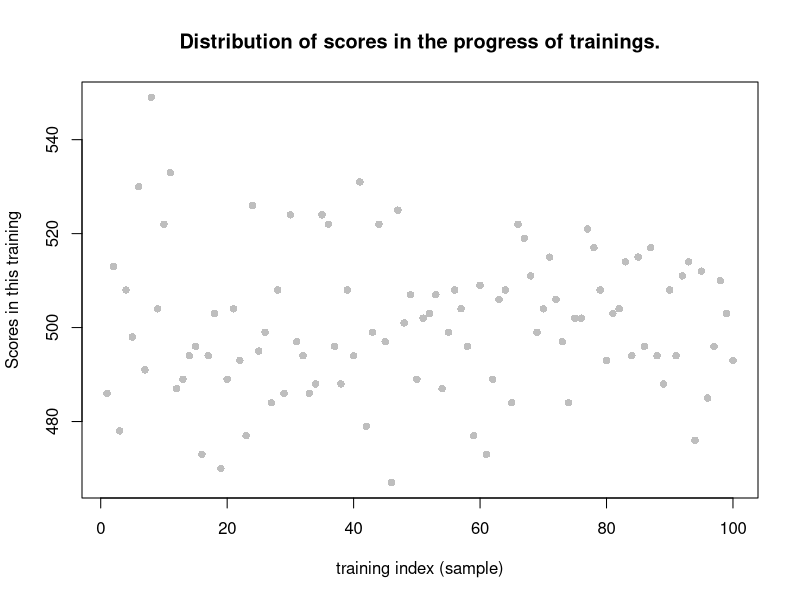
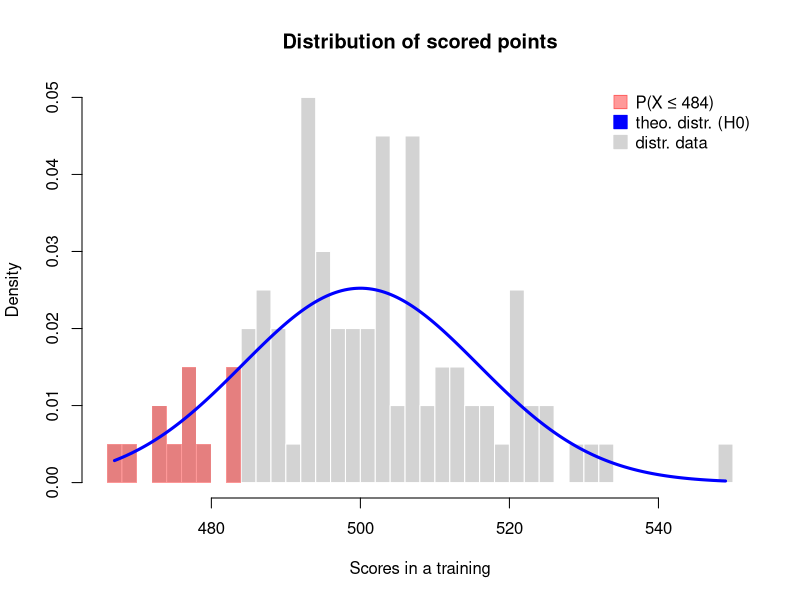
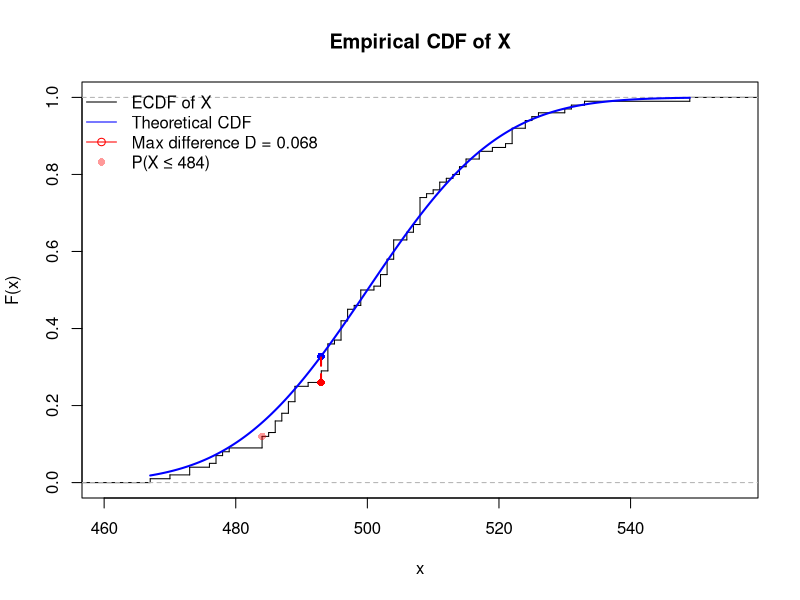
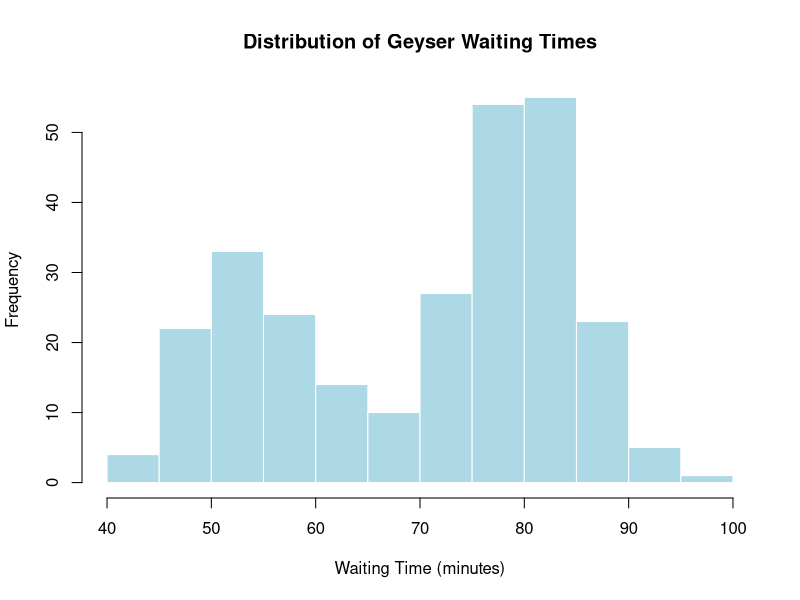
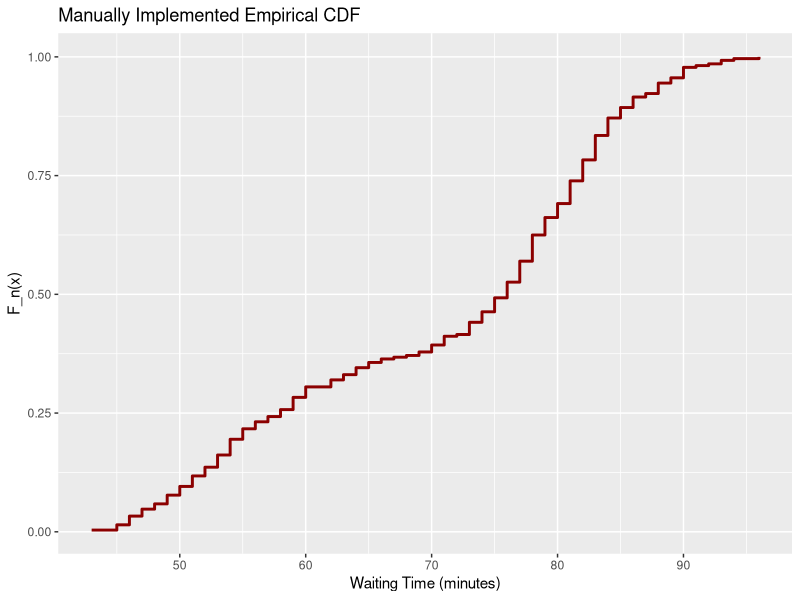
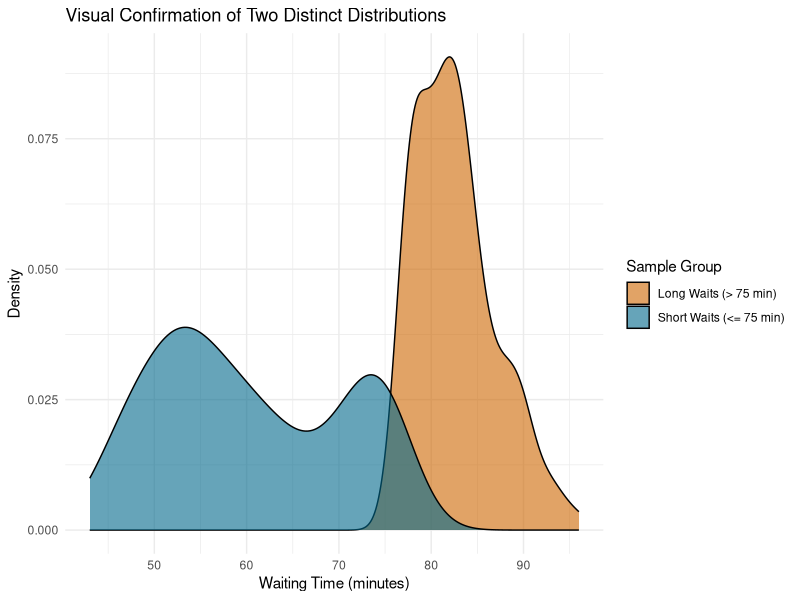

Reproduce these figures in R, in order.
## ---- chunk 1
set.seed(42)
# data
n = 1000
prob = 0.5
n_training = 100
X = rbinom(n_training, size = n, prob = prob)
## ---- chunk 2
set.seed(42)
# for visualisation: 10% quantile and closest point to 10% quantile
q10 <- quantile(X, 0.1)
closest_q10 <- X[which.min(abs(X - q10))]

# ---- Plot 1: the distribution of X ----
plot(1:length(X), X,
     xlab = "training index (sample)",
     ylab = "Scores in this training",
     main = "Distribution of scores in the progress of trainings.",
     pch = 16,
     col ="grey")
## ---- chunk 3
# ---- Plot 2: Histogram + part shaded + theoretical curve ----
h = hist(X,
         breaks = 50,
         probability = TRUE,
         main = "Distribution of scored points",
         xlab = "Scores in a training",
         col = "lightgray",
         border = "white")

# --- Shade bars up to closest 10% quantile ---
for (i in 1:(length(h$breaks) - 1)) {
  left <- h$breaks[i]
  right <- h$breaks[i+1]
  mid <- (left + right) / 2
  if (mid <= closest_q10) {
    rect(left, 0, right, h$density[i],
         col = rgb(1, 0, 0, 0.4),
         border = NA)
  }
}

# --- Theoretical distribution ---
x_vals <- seq(min(X), max(X), length.out = 200)
theo_density <- dnorm(x_vals, mean = 500, sd = sqrt(250))
lines(x_vals, theo_density, col = "blue", lwd = 3)

# --- Legend ---
legend("topright",
       legend = c(paste0("P(X ≤ ", closest_q10, ")"),
                  "theo. distr. (H0)",
                  "distr. data"),
       pch = 22,
       pt.cex = 2,
       pt.bg = c(rgb(1,0,0,0.4), "blue", "lightgray"),
       col = c(rgb(1,0,0,0.4), "blue", "lightgray"),
       bty = "n")
## ---- chunk 4
set.seed(42)
# CDF (ECDF) of the given DATA.
ecdf_X = ecdf(X) # we use the given func for the data
plot(ecdf_X,
     main = "Empirical CDF of X",
     xlab = "x",
     ylab = "F(x)",
     verticals = TRUE,
     do.points = FALSE)

# theoretical cdf in manual computation of the cdf
x_vals = seq(min(X), max(X), length.out = 200)
cdf_theo <- pnorm(x_vals, mean = 500, sd = sqrt(250))
lines(x_vals, cdf_theo, col = "blue", lwd = 2)

# Add the point seen in the previous data
y_q10 <- ecdf_X(closest_q10)
points(closest_q10, y_q10, col = rgb(1, 0, 0, 0.4), pch = 16)

# max difference computation
emp_vals <- ecdf_X(x_vals)
diffs <- abs(emp_vals - cdf_theo)
D <- max(diffs)
x_value_f <- x_vals[which.max(diffs)]
y_emp_at_f <- emp_vals[which.max(diffs)]
y_theo_at_f <- cdf_theo[which.max(diffs)]
eps <- 1e-8

points(x_value_f, y_emp_at_f, col="red", pch=16)
points(x_value_f, y_theo_at_f, col="blue", pch=16)
lines(x = c(x_value_f-eps, x_value_f+eps), y = c(y_emp_at_f, y_theo_at_f),
      col = "red", lwd = 2, lty = 2)

legend("topleft",
       legend = c("ECDF of X",
                  "Theoretical CDF",
                  paste0("Max difference D = ", round(D, 3)),
                  paste0("P(X ≤ ", closest_q10, ")")),
       col = c("black", "blue", "red", rgb(1,0,0,0.4)),
       lwd = c(1, 1, 1, NA),
       lty = c(1, 1, 1, NA),
       pch = c(NA, NA, 1, 16),
       bty = "n")
## ---- chunk 5
ks_pvalue <- function(D, n, maxK = 1000){
  lambda <- sqrt(n) * D
  k <- 1:maxK
  pval <- 2 * sum((-1)^(k-1) * exp(-2 * k^2 * lambda^2))
  pval <- min(max(pval, 0), 1)
  return(pval)
}

# compute p-value
p_value <- ks_pvalue(D, length(X))
p_value

# Decision based on alpha
alpha <- 0.05
if (p_value < alpha) {
  cat("Reject H0: the data does not follow the theoretical distribution.\n")
} else {
  cat("Fail to reject H0: no evidence against the theoretical distribution.\n")
}
## ---- chunk 6
# Built-in KS test
ks_result <- ks.test(X, "pnorm", mean = 500, sd = sqrt(250))
ks_result
## ---- chunk 7
library(ggplot2)
data(faithful)
str(faithful)
head(faithful)
waiting_times <- faithful$waiting
summary(waiting_times)
## ---- chunk 8
hist(waiting_times,
     main = "Distribution of Geyser Waiting Times",
     xlab = "Waiting Time (minutes)",
     col = "lightblue",
     border = "white")
## ---- chunk 9
data_sorted <- sort(waiting_times)
## ---- chunk 10
n <- length(data_sorted)
ecdf_values <- (1:n) / n
## ---- chunk 11
ecdf_df_manual <- data.frame(
  x = data_sorted,
  Fn = ecdf_values
)
## ---- chunk 12
ggplot(ecdf_df_manual, aes(x = x, y = Fn)) +
  geom_step(color = "darkred", size = 1) +
  labs(
    title = "Manually Implemented Empirical CDF",
    x = "Waiting Time (minutes)",
    y = "F_n(x)"
  )
## ---- chunk 13
mu <- mean(waiting_times)
sigma <- sd(waiting_times)
mu
sigma
## ---- chunk 14
ks_test_normal <- ks.test(waiting_times, "pnorm", mean = mu, sd = sigma)
ks_test_normal
## ---- chunk 15
median_time <- median(waiting_times)
sample_A <- waiting_times[waiting_times <= median_time]
sample_B <- waiting_times[waiting_times > median_time]
median_time
length(sample_A)
length(sample_B)
## ---- chunk 16
ks_test_two_sample <- ks.test(sample_A, sample_B)
ks_test_two_sample
## ---- chunk 17
# 1. Create a data frame for Sample A and add a group label
df_A <- data.frame(
  waiting = sample_A,
  group = "Short Waits (<= 75 min)"
)

# 2. Create a data frame for Sample B and add a group label
df_B <- data.frame(
  waiting = sample_B,
  group = "Long Waits (> 75 min)"
)

# 3. Combine the two data frames
combined_samples_df <- rbind(df_A, df_B)

# Plot the densities on a single graph
ggplot(combined_samples_df, aes(x = waiting, fill = group)) +
  geom_density(alpha = 0.6) +
  labs(
    title = "Visual Confirmation of Two Distinct Distributions",
    x = "Waiting Time (minutes)",
    y = "Density",
    fill = "Sample Group"
  ) +
  theme_minimal() +
  scale_fill_manual(
    values = c(
      "Short Waits (<= 75 min)" = "deepskyblue4",
      "Long Waits (> 75 min)"   = "darkorange3"
    )
  )
